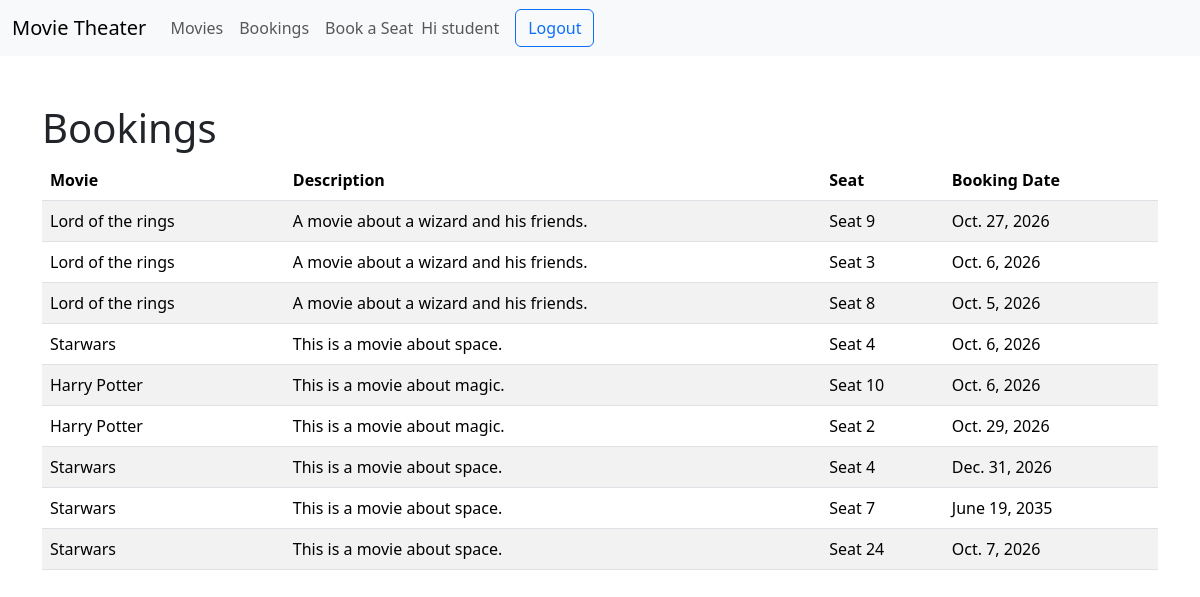
Before: /booking_history/ (signed in) with the older database file.
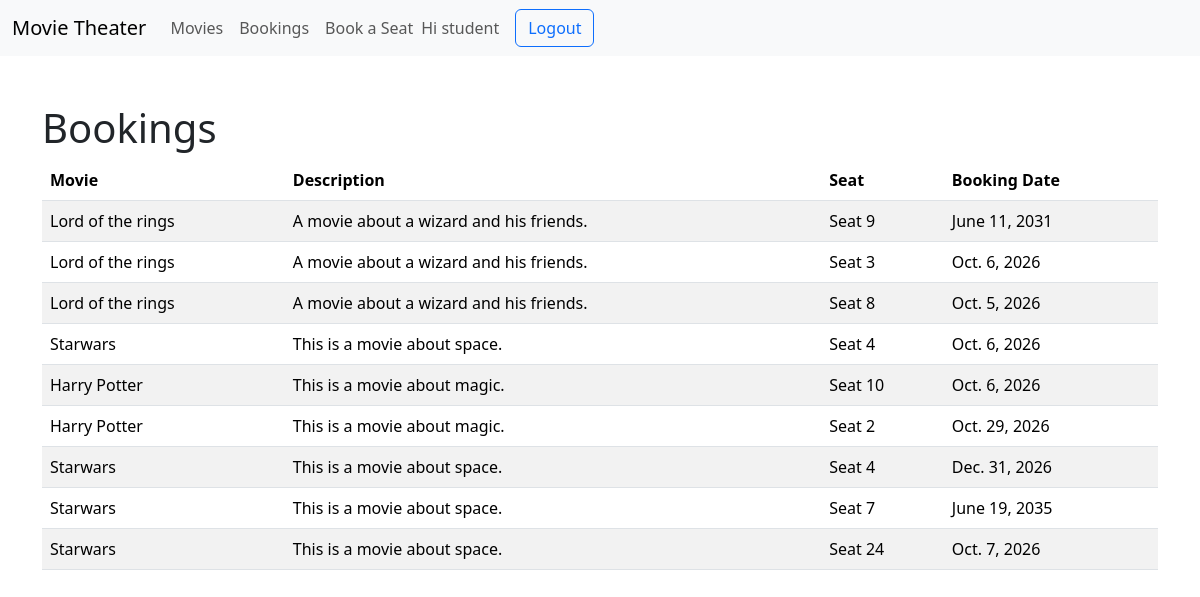
After: the same page with the newer database file.
### bookings/models.py (models this page shows, shortened)
class Booking(models.Model):
    movie = models.ForeignKey(Movie, on_delete=models.PROTECT)
    seat = models.ForeignKey(Seat, on_delete=models.PROTECT)
    user = models.ForeignKey(settings.AUTH_USER_MODEL, on_delete=models.CASCADE)
    booking_date = models.DateField()

class Movie(models.Model):
    title = models.CharField(max_length=50)
    description = models.TextField()
    release_date = models.DateField()
    duration_minutes = models.PositiveIntegerField()
    def __str__(self):
        return self.title

class Seat(models.Model):
    seat_number = models.PositiveIntegerField(unique=True)
    booking_status = models.BooleanField(default=False)
    def __str__(self):
        return f"Seat {self.seat_number}"

### bookings/views.py (the view)
# urls.py: path('booking_history/', views.booking_history, name="booking_history"),
@login_required
def booking_history(request):
    bookings = Booking.objects.filter(user=request.user)
    return render(request, "bookings/booking_history.html", {"bookings": bookings})

### bookings/templates/bookings/booking_history.html
{% extends "bookings/base.html" %}
{% block content %}
	<div class="container mt-5">
		<h1>Bookings</h1>
		{% if bookings %}
			<table class="table table-striped">
				<thead>
					<tr>
						<th>Movie</th>
						<th>Description</th>
						<th>Seat</th>
						<th>Booking Date</th>
					</tr>
				</thead>
				<tbody>
					{% for booking in bookings %}
						<tr>
							<td>{{ booking.movie }}</td>
							<td>{{ booking.movie.description }}</td>
							<td>{{ booking.seat }}</td>
							<td>{{ booking.booking_date }}</td>
						</tr>
					{% endfor %}
				</tbody>
			</table>
		{% else %}
			<p>No bookings are currently available.</p>
		{% endif %}
	</div>
{% endblock %}

Changed rows visible on the page:
changed Booking "Seat 9": booking_date "Oct. 27, 2026" → "June 11, 2031"
